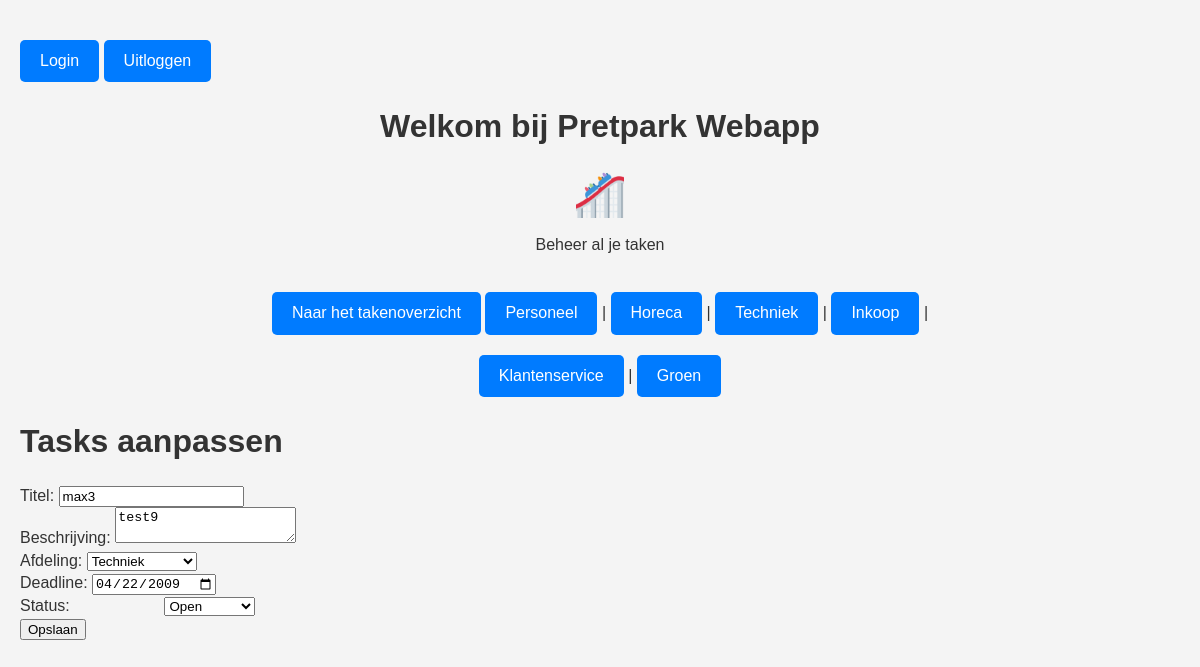
/tasks/edit.php?id=4 (signed in), run on the app's committed database.
### tables this page shows
CREATE TABLE IF NOT EXISTS `taken` (
  `id` int NOT NULL AUTO_INCREMENT,
  `title` varchar(255) NOT NULL,
  `description` text NOT NULL,
  `department` varchar(255) NOT NULL,
  `status` varchar(255) NOT NULL DEFAULT 'todo',
  `deadline` date DEFAULT NULL,
  `user` int DEFAULT NULL,
  `created_at` datetime DEFAULT NULL,
  PRIMARY KEY (`id`)
);

### backend/updatecontroller.php (called while the page is built, shortened)
<?php
$pdo = getDatabaseConnection();
$stmt = $pdo->prepare("SELECT * FROM taken WHERE id = ?");
$stmt->execute([$_GET['id']]);
$task = $stmt->fetch(PDO::FETCH_ASSOC);
?>

### tasks/edit.php (the view, shortened to what this page needs)
<?php require_once __DIR__.'/../backend/updatecontroller.php';?>
<!DOCTYPE html>
<html lang="nl">
<head>
    <?php require_once __DIR__.'../index.php';?>
    <link rel="stylesheet" href="../css/main.css">
</head>
<body>
    <h1> Tasks aanpassen </h1>
    <form method="post">
        <label>Titel: <input type="text" name="titel" value="<?= htmlspecialchars($task['title']) ?>" required></label><br>
        <label>Beschrijving: <textarea name="description" required><?= htmlspecialchars($task['description']) ?></textarea></label><br>
        <label>Afdeling:
    <select name="department" required>
        <?php
        $departments = ['personeel', 'horeca', 'techniek', 'inkoop', 'klantenservice', 'groen'];
        foreach ($departments as $dept) {
            $selected = ($task['department'] === $dept) ? 'selected' : '';
            echo "<option value=\"$dept\" $selected>" . ucfirst($dept) . "</option>";
        }
        ?>
     </select>
</label><br>
        <label>Deadline: <input type="date" name="deadline" value="<?= htmlspecialchars($task['deadline']) ?>" required></label><br>
        <label>Status:</label>
        <select name="status" required>
            <option value="open" <?= ($task['status'] === 'open') ? 'selected' : '' ?>>Open</option>
        </select><br>
        <button type="submit">Opslaan</button>
    </form>
</body>
</html>

### css/main.css (style rules this page uses)
html { color: #222; font-size: 1em; line-height: 1.4; }
textarea { resize: vertical; }
html { font-size: 16px; }
label { cursor: pointer; display: inline-block; min-width: 140px; vertical-align: top; }
body { font-family: Arial, sans-serif; margin: 0; padding: 20px; background-color: #f4f4f4; color: #333; }

### data on the page
taken: titel "max3", description "test9", deadline "04/22/2009", status "Open"

### other printed values
form field department "Techniek"
